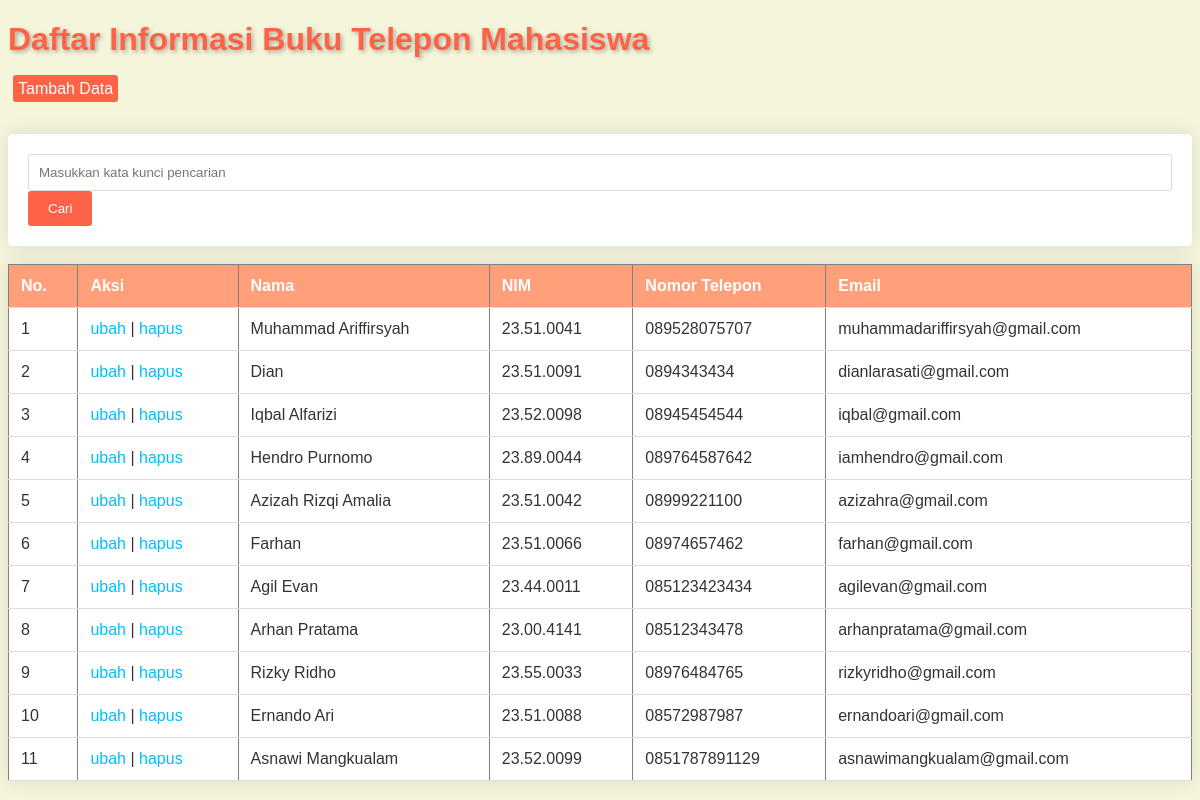
The page /soal3/index.php on the database its author committed.
### tables this page shows
CREATE TABLE `soal2` (
  `id` int NOT NULL,
  `nama` varchar(50) NOT NULL,
  `nim` varchar(10) NOT NULL,
  `notel` varchar(20) NOT NULL,
  `email` varchar(50) NOT NULL
);

### soal3/functions.php (called while the page is built, shortened)
<?php
$koneksi = mysqli_connect("localhost","root","","informasi");
function query ($query){
    global $koneksi;
    $result = mysqli_query($koneksi,$query);
    $rows = [];
    while ($row = mysqli_fetch_assoc($result)){
        $rows[] = $row;
    }
    return $rows;
}
?>

### soal3/index.php (the view, shortened to what this page needs)
<?php
require'functions.php';
$informasi = query("SELECT * FROM soal2");
?>
<!DOCTYPE html>
<html lang="en">
<head>
    <link rel="stylesheet" href="styles.css">
</head>
<body>
    <h1>Daftar Informasi Buku Telepon Mahasiswa</h1>
    <div class="add">
        <a href="create.php">Tambah Data</a>
    </div>
    <br><br>
    <form action="" method="POST">
    <input type="text" name="keyword" size="30" autofocus placeholder="Masukkan kata kunci pencarian" autocomplete="off">
    <button type="submit" name="cari">Cari</button>
    </form>
    <br>
    <table border="1" cellpadding="10" cellspacing="0">
        <tr>
            <th>No.</th>
            <th>Aksi</th>
            <th>Nama</th>
            <th>NIM</th>
            <th>Nomor Telepon</th>
            <th>Email</th>
        </tr>
        <?php $i = 1;?>
        <?php foreach ($informasi as $row ): ?>
        <tr>
            <td><?=$i?></td>
            <td>
                <a href="update.php?id=<?= $row['id'];?>">ubah</a> |
                <a href="delete.php?id=<?= $row['id'];?>">hapus</a>
            </td>
            <td><?= $row['nama']?></td>
            <td><?= $row['nim']?></td>
            <td><?= $row['notel']?></td>
            <td><?= $row['email']?></td>
        </tr>
        <?php $i++;?>
        <?php endforeach; ?>
    </table>
</body>
</html>

### soal3/styles.css (style rules this page uses)
body { font-family: 'Comic Sans MS', cursive, sans-serif; background-color: #f5f5dc; color: #333; }
h1 { color: #ff6347; text-shadow: 2px 2px 4px rgba(0, 0, 0, 0.3); }
a { color: #00bfff; text-decoration: none; }
table { border-collapse: collapse; width: 100%; background-color: #fff; box-shadow: 0 0 20px rgba(0, 0, 0, 0.1); }
th, td { padding: 12px; text-align: left; border-bottom: 1px solid #ddd; }
th { background-color: #ffa07a; color: #fff; }
form { background-color: #fff; padding: 20px; border-radius: 5px; box-shadow: 0 0 20px rgba(0, 0, 0, 0.1); }
input[type='text'] { width: 100%; padding: 10px; border: 1px solid #ddd; border-radius: 3px; box-sizing: border-box; }
button[type='submit'] { background-color: #ff6347; color: #fff; padding: 10px 20px; border: none; border-radius: 3px; cursor: pointer; }
.add a { color: white; background-color: #ff6347; border-radius: 3px; padding: 5px; margin: 5px; }

### rows shown on the page
soal2: nama "Muhammad Ariffirsyah", nim "23.51.0041", notel "089528075707", email "muhammadariffirsyah@gmail.com"
soal2: nama "Dian", nim "23.51.0091", notel "0894343434", email "dianlarasati@gmail.com"
soal2: nama "Iqbal Alfarizi", nim "23.52.0098", notel "08945454544", email "iqbal@gmail.com"
soal2: nama "Hendro Purnomo", nim "23.89.0044", notel "089764587642", email "iamhendro@gmail.com"
soal2: nama "Azizah Rizqi Amalia", nim "23.51.0042", notel "08999221100", email "azizahra@gmail.com"
soal2: nama "Farhan", nim "23.51.0066", notel "08974657462", email "farhan@gmail.com"
soal2: nama "Agil Evan", nim "23.44.0011", notel "085123423434", email "agilevan@gmail.com"
soal2: nama "Arhan Pratama", nim "23.00.4141", notel "08512343478", email "arhanpratama@gmail.com"
soal2: nama "Rizky Ridho", nim "23.55.0033", notel "08976484765", email "rizkyridho@gmail.com"
soal2: nama "Ernando Ari", nim "23.51.0088", notel "08572987987", email "ernandoari@gmail.com"
soal2: nama "Asnawi Mangkualam", nim "23.52.0099", notel "0851787891129", email "asnawimangkualam@gmail.com"
